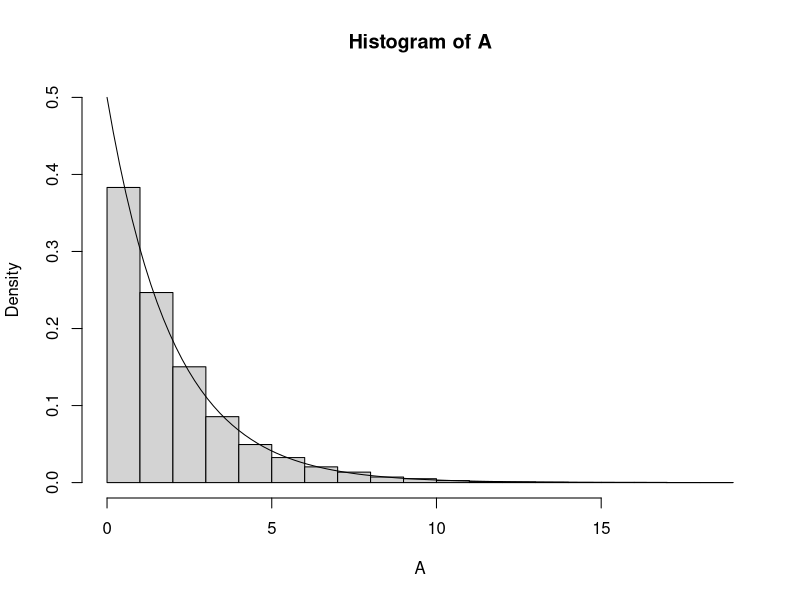
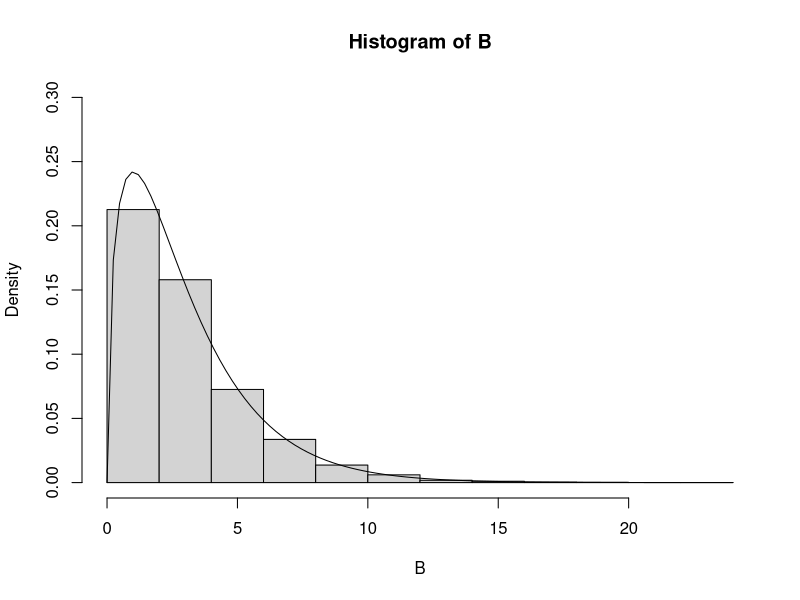

Generate these figures, in order, with R:
# 1-1
greenpea <- c(315, 101, 108, 32)
prob.theory <- c(9, 3, 3, 1) / 16
sum(greenpea)*prob.theory
chisq.test(greenpea, p=prob.theory)

# 1-2
theory <- c(0.38, 0.31, 0.22, 0.09)
people <- c(15, 9, 2, 1)
chisq.test(people, p=theory)
people2 <- c(15, 9, 2, 1) * 10
chisq.test(people2, p=theory)

# 1-4
death <- c(318, 245, 282, 270, 253, 235, 280, 296, 279, 338, 326, 410)
chisq.test(death, p=rep(1/12, length=12))

# 1-6
x1 <- rnorm(10000, 0, 1)
x2 <- rnorm(10000, 0, 1)
x3 <- rnorm(10000, 0, 1)
mu <- (x1+x2+x3) / 3
A <- (x1 - mu)^2 + (x2 - mu)^2 + (x3 - mu)^2
B <- x1^2 + x2^2 + x3^2
hist(A, ylim=c(0, 0.5), prob=TRUE)
curve(dchisq(x, df=2), add=TRUE)

hist(B, ylim=c(0, 0.3), prob=TRUE)
curve(dchisq(x, df=3), add=TRUE)
